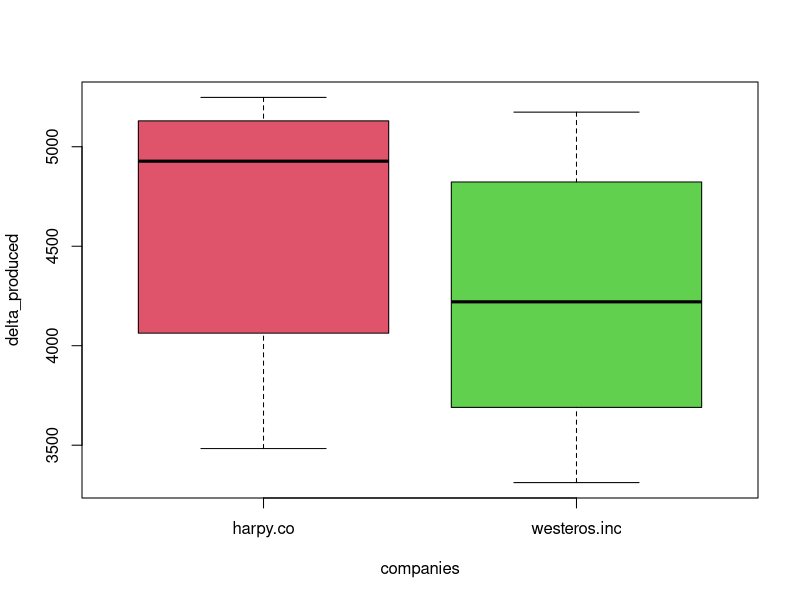

Reproduce this figure in R.
## ---- chunk 1
data <- read.csv("production-data.csv", header = TRUE)
data
## ---- chunk 2
sum_produced_harpy <- c(0,0,0,0,0,0)

k = 1
for (i in 1:6){
  while ( data$supplier[k] == "harpy.co"){
    if (data$report.date[k] == i){
      sum_produced_harpy[i] = sum_produced_harpy[i] + data$produced[k]}
    k= k +1
  }
  k = 1
}
sum_produced_harpy

## ---- chunk 3
sum_produced_westeros <- c(0,0,0,0,0,0)

k = 1352
for (i in 1:6){
  while (k<=2700){
    if (data$report.date[k] == i){
      sum_produced_westeros[i] = sum_produced_westeros[i] + data$produced[k]}
    k= k +1
  }
  k = 1352
}
sum_produced_westeros
## ---- chunk 4
sum_defects_harpy <- c(0,0,0,0,0,0)
k = 1
for (i in 1:6){
  while ( data$supplier[k] == "harpy.co"){
    if (data$report.date[k] == i){
      sum_defects_harpy[i] = sum_defects_harpy[i] + data$defects[k]}
    k= k +1
  }
  k = 1
}
sum_defects_harpy

## ---- chunk 5
sum_defects_westeros <- c(0,0,0,0,0,0)
k = 1352
for (i in 1:6){
  while ( k<=2700){
    if (data$report.date[k] == i){
      sum_defects_westeros[i] = sum_defects_westeros[i] + data$defects[k]}
    k= k +1
  }
  k = 1352
}
sum_defects_westeros
## ---- chunk 6
delta_harpy = sum_produced_harpy - sum_defects_harpy
delta_westeros = sum_produced_westeros - sum_defects_westeros

companies <- c("harpy.co", "harpy.co", "harpy.co", "harpy.co", "harpy.co", "harpy.co", "westeros.inc", "westeros.inc", "westeros.inc", "westeros.inc", "westeros.inc", "westeros.inc")

delta_produced<-c(delta_harpy, delta_westeros)

boxplot(delta_produced ~ companies, col =c(2,3))

